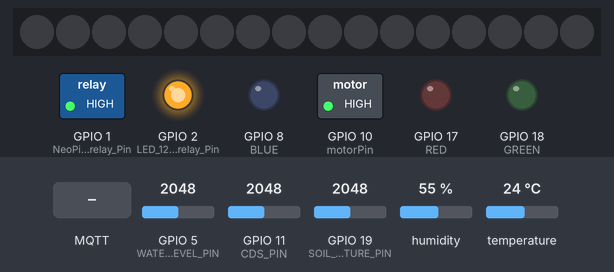
The sketch below on a simulated ESP32-S3. On the bench: 16 RGB LEDs in strip order, left to right, switched loads named in the sketch (green lamp = pin HIGH), output pins drawn as LEDs (lit = HIGH). The inputs (shaded band) are chosen by the test bench; at power-on: GPIO 5 (WATER_LEVEL_PIN) = 2048, GPIO 11 (CDS_PIN) = 2048, GPIO 19 (SOIL_MOISTURE_PIN) = 2048, humidity 55 %, temperature 24 °C. WiFi joins after 1.5 s; servers stay silent unless stated; random numbers use the default seed unless the sketch sets one; no MQTT or app messages arrive unless stated; what the sketch prints to the serial monitor is not drawn.

Above: at 2.7 s.
2.8 s: MQTT message "LED ON" arrives on the first subscribed topic
At 4.0 s:
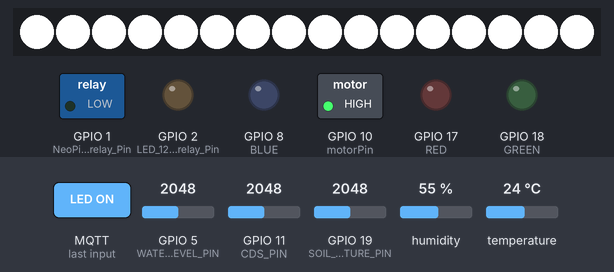
4.3 s: MQTT message "LED ON" arrives on the second subscribed topic
At 5.2 s:
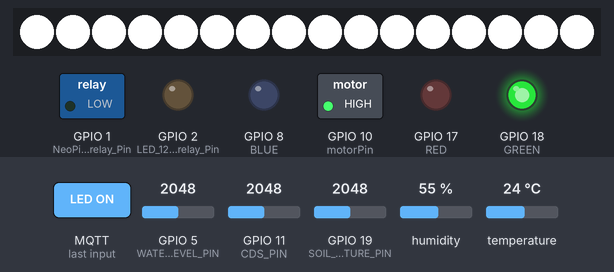
5.8 s: MQTT message "LED OFF" arrives on the first subscribed topic
At 6.6 s:
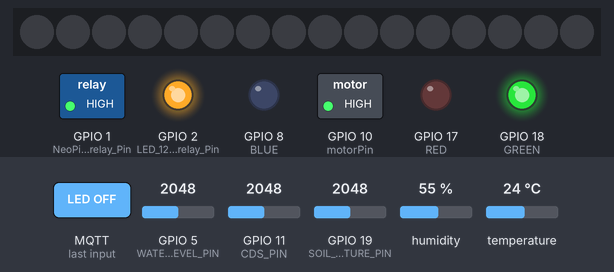
7.3 s: MQTT message "Temperature High" arrives on the second subscribed topic
At 8.5 s:
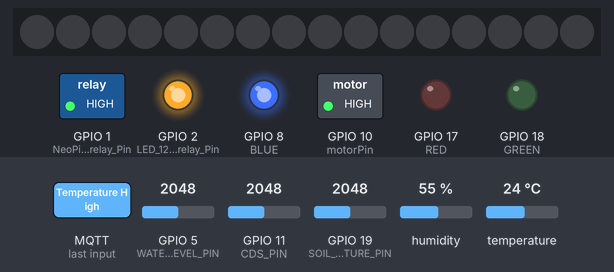
8.8 s: MQTT message "Pum ON" arrives on the third subscribed topic
At 9.7 s:
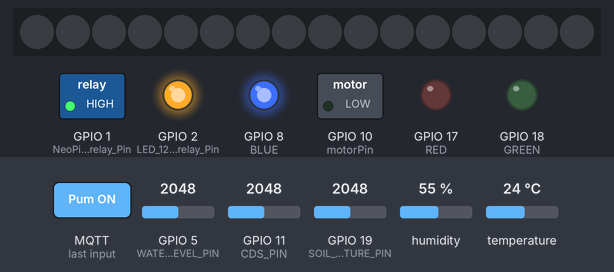
Timing chart, 0 to 12.3 s (numbered marks = the images above; inputs shaded):
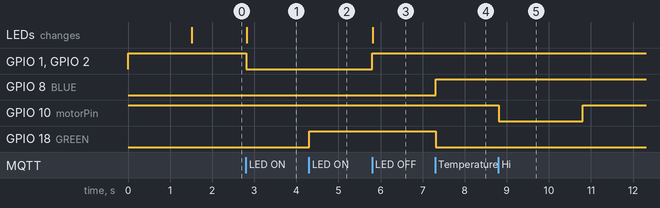

The sketch:

11_06.ino
```cpp
#include <WiFi.h>
#include <PubSubClient.h>
#include "DHT.h"
#include <Adafruit_NeoPixel.h>

#define NeoPixel_PIN 16 // LED Pin Number
#define NUMPIXELS 16 // LED 갯수
#define DHTPIN 4
#define DHTTYPE DHT11
#define CDS_PIN 11
#define WATER_LEVEL_PIN 5
#define SOIL_MOISTURE_PIN 19
#define motorPin 10 //relay Pin Number

#define RED 17
#define GREEN 18
#define BLUE 8

#define NeoPixel_relay_Pin 1
#define LED_12V_relay_Pin 2

const char* ssid = "yuki";
const char* password = "asdf5561";
const char* mqtt_server = "158.180.89.1";

WiFiClient espClient;
PubSubClient client(espClient);

Adafruit_NeoPixel strip = Adafruit_NeoPixel(NUMPIXELS, NeoPixel_PIN, NEO_GRB + NEO_KHZ800);

long lastMsg = 0;
const long interval = 2000;

char msg[150];

float Humi, Temp;
int cdsValue;
int waterLevel;
int moistureValue, moisturePercent;

DHT dht(DHTPIN, DHTTYPE);

void setup() {
  Serial.begin(115200);
  dht.begin();

  pinMode(CDS_PIN, INPUT);
  pinMode(WATER_LEVEL_PIN, INPUT_PULLUP);
  pinMode(SOIL_MOISTURE_PIN, INPUT);
  pinMode(motorPin, OUTPUT);
  pinMode(LED_12V_relay_Pin, OUTPUT);
  pinMode(NeoPixel_relay_Pin, OUTPUT);
  digitalWrite(motorPin,HIGH);
  digitalWrite(LED_12V_relay_Pin, HIGH);
  digitalWrite(NeoPixel_relay_Pin,HIGH);
  setup_wifi();
  client.setServer(mqtt_server, 1883);
  client.setCallback(callback);
  pinMode(RED , OUTPUT);
  pinMode(GREEN, OUTPUT);
  pinMode(BLUE, OUTPUT);

  strip.begin(); //NeoPixel 스트립 시작
  strip.show(); //NeoPixel OFF

}

void setup_wifi() {
  delay(10);
  Serial.println();
  Serial.print("Connecting to ");
  Serial.println(ssid);

  WiFi.begin(ssid, password);

  while (WiFi.status() != WL_CONNECTED) {
    delay(500);
    Serial.print(".");
  }

  Serial.println("");
  Serial.println("WiFi connected");
  Serial.println("IP address: ");
  Serial.println(WiFi.localIP());
}

void callback(char* topic, byte* payload, unsigned int length) {
  Serial.print("Message arrived [");
  Serial.print(topic);
  Serial.print("] ");
  String message = "";
  for (unsigned int i = 0; i < length; i++) {
    message += (char)payload[i];
  }
  Serial.println(message);

  if (String(topic) == "Sensor/Environment/CDS/Send") {
    if (message == "LED ON") {
      Serial.println("h");
      digitalWrite(LED_12V_relay_Pin, LOW); // 12V LED 릴레이 켜기
      digitalWrite(NeoPixel_relay_Pin, LOW); // NeoPixel 릴레이 켜기 (필요한 경우)
      setStripColor(255, 255, 255, 0); // 밝은 흰색 설정, delayTime을 0으로 설정
      strip.show(); // NeoPixel 색상 적용
    }
    else if (message == "LED OFF") {
      Serial.println("j");
      digitalWrite(LED_12V_relay_Pin, HIGH); // 12V LED 릴레이 끄기
      digitalWrite(NeoPixel_relay_Pin, HIGH); // NeoPixel 릴레이 끄기 (필요한 경우)
      // NeoPixel을 끄기 위해 색상 설정
      setStripColor(0, 0, 0, 0); // 모든 LED 끄기, delayTime을 0으로 설정
      strip.show(); // NeoPixel 색상 적용
    }
  }
  if (String(topic) == "Sensor/Environment/Temperature/Send"){
    if (message == "Temperature High"){
      analogWrite(RED, 0);
      analogWrite(GREEN, 0);
      analogWrite(BLUE, 255);
    }
    else if (message = "Temperature Normal"){
      analogWrite(RED, 0);
      analogWrite(GREEN, 255); //파랑
      analogWrite(BLUE, 0);
    }
    else if (message = "Temperature Low"){
      analogWrite(RED, 0);
      analogWrite(GREEN, 0);
      analogWrite(BLUE, 255);
    }
  }
  if (String(topic) == "Sensor/Environment/SoliMoisture/Send"){
    if (message == "Pum ON"){
      digitalWrite(motorPin,LOW);
      delay(2000);
      digitalWrite(motorPin,HIGH);
      delay(2000);
      client.publish("Sensor/Environment/waterPum","waterPum On");
    }
    else if(message == "Pum OFF"){
      digitalWrite(motorPin, HIGH);
      client.publish("Sensor/Environment/waterPum", "waterPum OFF");
    }
  }
}

void reconnect() {
  while (!client.connected()) {
    Serial.print("Attempting MQTT connection...");
    String clientId = "ESP32Client-";
    clientId += String(random(0xffff), HEX);

    if (client.connect(clientId.c_str())) {
      Serial.println("connected");
      client.subscribe("Sensor/Environment/CDS/Send");
      client.subscribe("Sensor/Environment/Temperature/Send");
      client.subscribe("Sensor/Environment/SoliMoisture/Send");
    } else {
      Serial.print("failed, rc=");
      Serial.print(client.state());
      Serial.println(" try again in 5 seconds");
      delay(5000);
    }
  }
}

// DHT11
float getHumi() {
  float h = dht.readHumidity();

  if (isnan(h)) {
    Serial.println("Failed to read from DHT sensor!");
    return -1;
  }

  Serial.print("Humidity: ");
  Serial.print(h);
  Serial.print(" %\t");
  return h;
}

float getTemp() {
  float t = dht.readTemperature();

  if (isnan(t)) {
    Serial.println("Failed to read temperature from DHT sensor!");
    return -1;
  }

  Serial.print("Temperature: ");
  Serial.print(t);
  Serial.println(" *C ");
  return t;
}

// CDS 가리면 올라가고 빛이 있으면 내려감
int getCDSValue() {
  cdsValue = analogRead(CDS_PIN);
  Serial.print("CDS Sensor Value: ");
  Serial.println(cdsValue);
  return cdsValue;
}

//NeoPixel led 색상 설정
void setStripColor(uint8_t red, uint8_t green, uint8_t blue, int delayTime) {
  for (int i = 0; i < NUMPIXELS; i++) {
    strip.setPixelColor(i, strip.Color(red, green, blue)); // 각 LED의 색상 설정
    strip.show();                                          // 색상 적용
    delay(delayTime);                                      // 지연 시간
  }
}
void neoPixelOFF(){
  strip.show();
}
// 수위 센서 Max 3600 Min 2600
int getWaterLevelValue() {
  int waterLevelAnalog = analogRead(WATER_LEVEL_PIN);
  Serial.print("Water Level Sensor Analog Value: ");
  Serial.println(waterLevelAnalog);

  // 임계값을 설정하여 수위 상태 판단 (예: 3000)
  if (waterLevelAnalog < 3000) {
    Serial.println("Water Level: LOW");
    return waterLevelAnalog;
  } else {
    Serial.println("Water Level: HIGH (Enough)");
    return waterLevelAnalog;
  }
}

// 토양 습도 센서
int getSoilMoisture() {
  moistureValue = analogRead(SOIL_MOISTURE_PIN);
  moisturePercent = map(moistureValue, 4096,0, 0, 100);

  Serial.print("Soil Moisture: ");
  Serial.print(moisturePercent);
  Serial.println("%");
  return moisturePercent;
}


void mqtt_publish(float Humi, float Temp, int cdsValue, int waterLevel, int moisturePercent) {
  if (!client.connected()) {
    reconnect();
  }
  client.loop();

  long now = millis();
  if (now - lastMsg > interval) {
    lastMsg = now;

    // 각 데이터를 MQTT 메시지로 발행
    String humidityPacket = String(Humi) + "%";
    client.publish("Sensor/Environment/Humidity", humidityPacket.c_str());

    String temperaturePacket = String(Temp) + "*C";
    client.publish("Sensor/Environment/Temperature", temperaturePacket.c_str());

    String cdsPacket = String(cdsValue);
    client.publish("Sensor/Environment/CDS", cdsPacket.c_str());

    String waterLevelPacket = String(waterLevel);
    client.publish("Sensor/Environment/WaterLevel", waterLevelPacket.c_str());

    String moisturePacket = String(moisturePercent) + "%";
    client.publish("Sensor/Environment/SoilMoisture", moisturePacket.c_str());
  }
}

void loop() {
  if (!client.connected()) {
    reconnect();
  }

  client.loop();


  Humi = getHumi();
  Temp = getTemp();
  cdsValue = getCDSValue();
  waterLevel = getWaterLevelValue();
  moisturePercent = getSoilMoisture();
  if (Humi != -1 && Temp != -1) {
    mqtt_publish(Humi, Temp, cdsValue, waterLevel, moisturePercent);
  }


}
```

Measured:
- after the input at 2.8 s, GPIO 1 (NeoPixel_relay_Pin), GPIO 2 (LED_12V_relay_Pin): HIGH → LOW at once; the LEDs: change at once (image 1)
- after the input at 4.3 s, GPIO 18 (GREEN): LOW → HIGH at once
- after the input at 5.8 s, GPIO 1 (NeoPixel_relay_Pin), GPIO 2 (LED_12V_relay_Pin): LOW → HIGH at once; the LEDs: change at once (image 3)
- after the input at 7.3 s, GPIO 8 (BLUE): LOW → HIGH at once; GPIO 18 (GREEN): HIGH → LOW at once
- after the input at 8.8 s, GPIO 10 (motorPin): HIGH → LOW at once, → HIGH 2.0 s later
